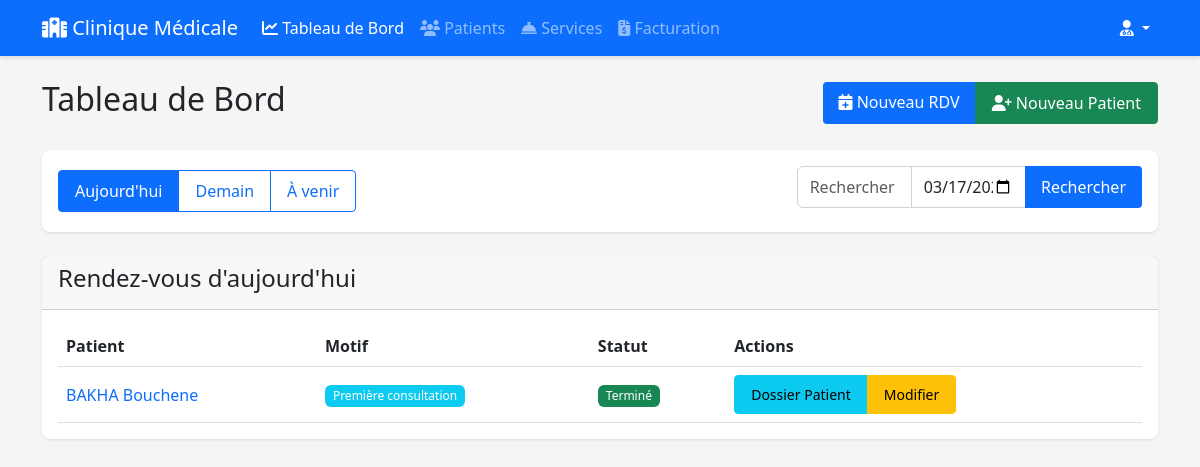
The page /dashboard (signed in) on the database its author committed.
### app.py (models this page shows, shortened)
class AppSettings(db.Model):
    id = db.Column(db.Integer, primary_key=True)
    app_name = db.Column(db.String(100), nullable=False, default='Clinique Médicale')
    logo_url = db.Column(db.String(200))
    clinic_address = db.Column(db.Text)  # Ajout de l'adresse
    primary_color = db.Column(db.String(20), default='#0d6efd')
    last_updated = db.Column(db.DateTime, default=datetime.utcnow)
    @staticmethod
    def get_settings():
        settings = AppSettings.query.first()
        if not settings:
            settings = AppSettings()
            db.session.add(settings)
            db.session.commit()
        return settings

class Appointment(db.Model):
    id = db.Column(db.Integer, primary_key=True)
    patient_id = db.Column(db.Integer, db.ForeignKey('patient.id'), nullable=True)
    temp_patient_id = db.Column(db.Integer, db.ForeignKey('temporary_patient.id'), nullable=True)
    doctor_id = db.Column(db.Integer, db.ForeignKey('user.id'), nullable=False)
    date = db.Column(db.DateTime, nullable=False)
    reason = db.Column(db.String(50), nullable=False)  # Changed from Text to String(50)
    notes = db.Column(db.Text)
    status = db.Column(db.String(20), default='scheduled')  # 'scheduled', 'completed', 'cancelled'
    doctor = db.relationship('User', backref='appointments')
    consultation = db.relationship('Consultation', backref=db.backref('appointment', uselist=False), uselist=False)

class Patient(db.Model):
    id = db.Column(db.Integer, primary_key=True)
    first_name = db.Column(db.String(100), nullable=False)
    last_name = db.Column(db.String(100), nullable=False)
    date_of_birth = db.Column(db.Date, nullable=False)
    phone = db.Column(db.String(20))
    medical_history = db.Column(db.Text)
    weight = db.Column(db.Float)
    height = db.Column(db.Float)
    diagnostic = db.Column(db.Text)
    treatment = db.Column(db.Text)
    next_appointment_date = db.Column(db.DateTime, nullable=True)
    appointments = db.relationship('Appointment', backref='patient', lazy=True)
    symptoms = db.Column(db.Text)  # Add this line

### app.py (the view, shortened to what this page needs)
@app.route('/dashboard')
def dashboard():
    if 'user_id' not in session:
        return redirect(url_for('index'))
    try:
        date_filter = request.args.get('date_filter', 'today')
        specific_date = request.args.get('specific_date')
        search_query = request.args.get('search', '').strip()
        today = datetime.now().date()
        error_message = None
        base_query = Appointment.query.outerjoin(
            Patient, Appointment.patient_id == Patient.id
        ).outerjoin(
            TemporaryPatient, Appointment.temp_patient_id == TemporaryPatient.id
        )
        if date_filter == 'today':
            filter_date = today
            date_display = "d'aujourd'hui"
            appointments = base_query.filter(
                func.date(Appointment.date) == filter_date
            )
        elif date_filter == 'tomorrow':
            filter_date = today + timedelta(days=1)
            date_display = "de demain"
            appointments = base_query.filter(
                func.date(Appointment.date) == filter_date
            )
        elif date_filter == 'upcoming':
            date_display = "à venir"
            appointments = base_query.filter(
                Appointment.date >= today,
                Appointment.status == 'scheduled'
            )
        else:
            filter_date = today
            date_display = "d'aujourd'hui"
            appointments = base_query.filter(
                func.date(Appointment.date) == filter_date
            )
        appointments = appointments.order_by(Appointment.date).all()
        return render_template('dashboard.html',
                            appointments=appointments,
                            date_display=date_display,
                            date_filter=date_filter,
                            error_message=error_message,
                            selected_date=getattr(filter_date, 'strftime', lambda x: '')('%Y-%m-%d') if specific_date or date_filter != 'upcoming' else '')
    except Exception as e:
        print(f"Erreur dans dashboard: {str(e)}")  # Log l'erreur
        flash("Une erreur s'est produite lors du chargement du tableau de bord", 'danger')
        return redirect(url_for('index'))

### app.py (called while the page is built)
@app.context_processor
def inject_settings():
    return {'app_settings': AppSettings.get_settings()}

### templates/dashboard.html (shortened to what this page needs)
{% extends 'base.html' %}
{% block content %}
<div class="d-flex justify-content-between align-items-center mb-4">
    <h2>Tableau de Bord</h2>
    <div class="btn-group">
        <a href="{{ url_for('add_appointment') }}" class="btn btn-primary">
            <i class="fas fa-calendar-plus"></i> Nouveau RDV
        </a>
        <a href="{{ url_for('add_patient') }}" class="btn btn-success">
            <i class="fas fa-user-plus"></i> Nouveau Patient
        </a>
    </div>
</div>
<div class="card mb-4">
    <div class="card-body">
        <div class="row align-items-center">
            <div class="col-md-8">
                <div class="btn-group" role="group">
                    <a href="{{ url_for('dashboard', date_filter='today') }}"
                       class="btn btn-outline-primary {% if date_filter == 'today' %}active{% endif %}">
                       Aujourd'hui
                    </a>
                    <a href="{{ url_for('dashboard', date_filter='tomorrow') }}"
                       class="btn btn-outline-primary {% if date_filter == 'tomorrow' %}active{% endif %}">
                       Demain
                    </a>
                    <a href="{{ url_for('dashboard', date_filter='upcoming') }}"
                       class="btn btn-outline-primary {% if date_filter == 'upcoming' %}active{% endif %}">
                       À venir
                    </a>
                </div>
            </div>
            <div class="col-md-4">
                <form method="GET" action="{{ url_for('dashboard') }}" class="d-flex flex-column">
                    <div class="input-group mb-2">
                        <input type="text" name="search" class="form-control"
                               placeholder="Rechercher un patient"
                               value="{{ request.args.get('search', '') }}">
                        <input type="date" name="specific_date" class="form-control"
                               value="{{ selected_date }}">
                        <button type="submit" class="btn btn-primary">Rechercher</button>
                    </div>
                </form>
            </div>
        </div>
    </div>
</div>
<div class="card">
    <div class="card-header">
        <h4>Rendez-vous {{ date_display }}</h4>
    </div>
    <div class="card-body">
        {% if appointments %}
        <div class="table-responsive">
            <table class="table">
                <thead>
                    <tr>
                        <th>Patient</th>
                        <th>Motif</th>
                        <th>Statut</th>
                        <th>Actions</th>
                    </tr>
                </thead>
                <tbody>
                    {% for appointment in appointments %}
                    <tr>
                        <td>
                            {% if appointment.patient_id %}
                                <a href="{{ url_for('patient_details', patient_id=appointment.patient.id) }}" class="text-decoration-none">
                                    {{ appointment.patient.first_name }} {{ appointment.patient.last_name }}
                                </a>
                            {% endif %}
                        </td>
                        <td>
                            <span class="badge bg-info">
                                {{ appointment.reason }}
                            </span>
                        </td>
                        <td>
                            <span class="badge {% if appointment.status == 'completed' %}bg-success{% elif appointment.status == 'cancelled' %}bg-danger{% else %}bg-primary{% endif %}">
                                {% if appointment.status == 'scheduled' %}Planifié{% elif appointment.status == 'completed' %}Terminé{% else %}Annulé{% endif %}
                            </span>
                        </td>
                        <td>
                            <div class="btn-group">
                                {% if session.get('user_role') == 'doctor' and appointment.patient_id %}
                                <a href="{{ url_for('patient_details', patient_id=appointment.patient_id) }}" class="btn btn-sm btn-info">
                                    Dossier Patient
                                </a>
                                {% endif %}
                                <a href="{{ url_for('update_appointment', appointment_id=appointment.id) }}" class="btn btn-sm btn-warning">
                                    Modifier
                                </a>
                            </div>
                        </td>
                    </tr>
                    {% endfor %}
                </tbody>
            </table>
        </div>
        {% else %}
        <p>Aucun rendez-vous programmé pour cette date.</p>
        {% endif %}
    </div>
</div>
{% endblock %}

### templates/base.html (shortened to what this page needs)
<!DOCTYPE html>
<html lang="fr">
<head>
    <link href="https://cdn.jsdelivr.net/npm/bootstrap@5.3.0/dist/css/bootstrap.min.css" rel="stylesheet">
    <link href="https://cdn.jsdelivr.net/npm/@fortawesome/fontawesome-free@6/css/all.min.css" rel="stylesheet">
    <link href="https://cdn.jsdelivr.net/npm/animate.css@4.1.1/animate.min.css" rel="stylesheet">
    <link href="https://cdn.jsdelivr.net/npm/sweetalert2@11/dist/sweetalert2.min.css" rel="stylesheet">
    <link href="{{ url_for('static', filename='css/style.css') }}" rel="stylesheet">
</head>
<body>
    {% if 'user_id' in session %}
    <nav class="navbar navbar-expand-lg navbar-dark bg-primary mb-4">
        <div class="container">
            <a class="navbar-brand" href="{{ url_for('dashboard') }}">
                <i class="fas fa-hospital"></i> {{ app_settings.app_name }}
            </a>
            <div class="collapse navbar-collapse" id="navbarNav">
                <ul class="navbar-nav me-auto">
                    <li class="nav-item">
                        <a class="nav-link {% if request.endpoint == 'dashboard' %}active{% endif %}"
                           href="{{ url_for('dashboard') }}">
                            <i class="fas fa-chart-line"></i> Tableau de Bord
                        </a>
                    </li>
                    <li class="nav-item">
                        <a class="nav-link {% if request.endpoint == 'patients' %}active{% endif %}"
                           href="{{ url_for('patients') }}">
                            <i class="fas fa-users"></i> Patients
                        </a>
                    </li>
                    {% if session.get('user_role') == 'doctor' %}
                    <li class="nav-item">
                        <a class="nav-link {% if request.endpoint == 'manage_services' %}active{% endif %}"
                           href="{{ url_for('manage_services') }}">
                            <i class="fas fa-concierge-bell"></i> Services
                        </a>
                    </li>
                    <li class="nav-item">
                        <a class="nav-link {% if request.endpoint == 'billing' %}active{% endif %}"
                           href="{{ url_for('billing') }}">
                            <i class="fas fa-file-invoice-dollar"></i> Facturation
                        </a>
                    </li>
                    {% endif %}
                </ul>
                <div class="navbar-nav">
                    <div class="nav-item dropdown">
                        <a class="nav-link dropdown-toggle text-white" href="#" id="userDropdown"
                           role="button" data-bs-toggle="dropdown">
                            <i class="fas fa-user-md"></i>
                        </a>
                    </div>
                </div>
            </div>
        </div>
    </nav>
    {% endif %}
    <div class="container">
        {% block content %}{% endblock %}
    </div>
</body>
</html>

### static/css/style.css (style rules this page uses)
:root { --primary-color: #0d6efd; --secondary-color: #6c757d; --success-color: #198754; --warning-color: #ffc107; --danger-color: #dc3545; --light-bg: #f8f9fa; }
body { background-color: var(--light-bg); }
.card { border: none; border-radius: 0.5rem; box-shadow: 0 2px 4px rgba(0,0,0,0.05); transition: transform 0.2s ease, box-shadow 0.2s ease; }
.form-control { border-radius: 0.375rem; border: 1px solid #ced4da; padding: 0.5rem 0.75rem; }
.btn { border-radius: 0.375rem; padding: 0.5rem 1rem; transition: all 0.2s ease; }
.btn-primary { background: var(--primary-color); border: none; }
body { background-color: #f5f5f5; }
.navbar { box-shadow: 0 2px 4px rgba(0, 0, 0, 0.1); }
.card { box-shadow: 0 1px 3px rgba(0, 0, 0, 0.1); border-radius: 8px; margin-bottom: 20px; }
.card-header { border-top-left-radius: 8px; border-top-right-radius: 8px; }
.btn { border-radius: 4px; }
.table { margin-bottom: 0; }
.table th, .table td { vertical-align: middle; }
.badge { font-weight: 500; padding: 5px 8px; }

### rows shown on the page
AppSettings: app_name "Clinique Médicale"
Appointment: patient.first_name "BAKHA", patient.last_name "Bouchene", reason "Première consultation", status "Terminé"

### other values the page prints
{{ date_display }} "d'aujourd'hui"
